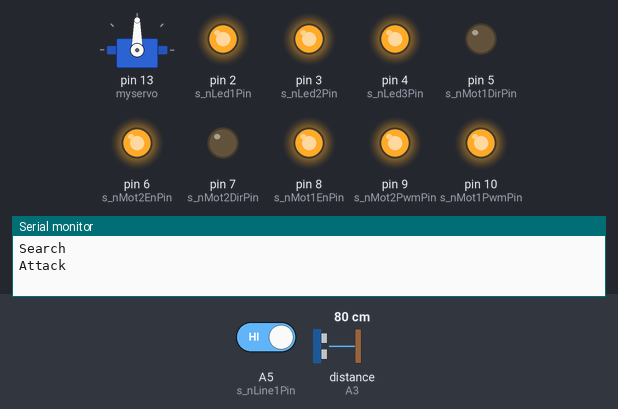
A sketch run on a simulated Arduino Uno, built with avr-gcc and run on an emulated ATmega328P. Shown: servo, output pins drawn as LEDs (lit = HIGH), the last lines printed to the serial monitor. Wiring (inferred from the names in the program): ultrasonic range finder: trigger A2; echo A3. The test bench sets the inputs (shaded band); at power-on: A5 (s_nLine1Pin) HIGH, distance to the obstacle (sensor on A3) 80 cm. The echo pulse lasts 58.3 µs per cm; pins used as bus, display or sensor lines are not drawn.

Above: at 2.8 s.
2.9 s: A5 (s_nLine1Pin) driven LOW
At 3.3 s:
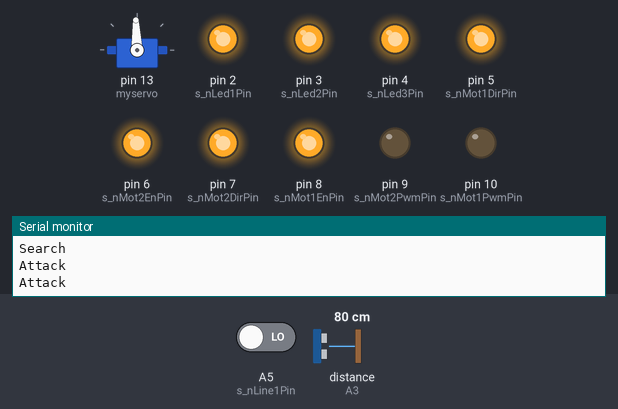
4.4 s: A5 (s_nLine1Pin) driven HIGH
At 5.5 s:
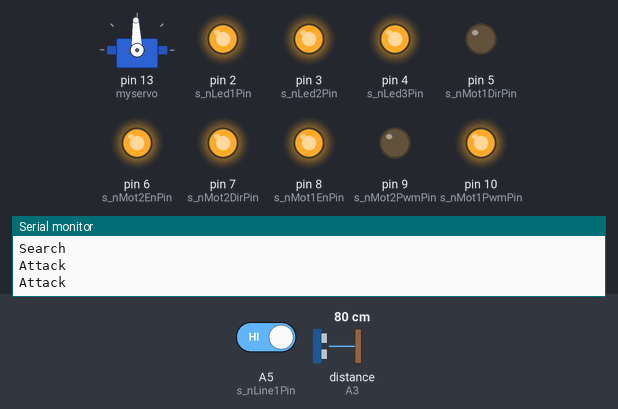
7.1 s: distance to the obstacle (sensor on A3) set to 97 cm
9.6 s: distance to the obstacle (sensor on A3) set to 105 cm
11.1 s: A5 (s_nLine1Pin) driven LOW
At 11.9 s:
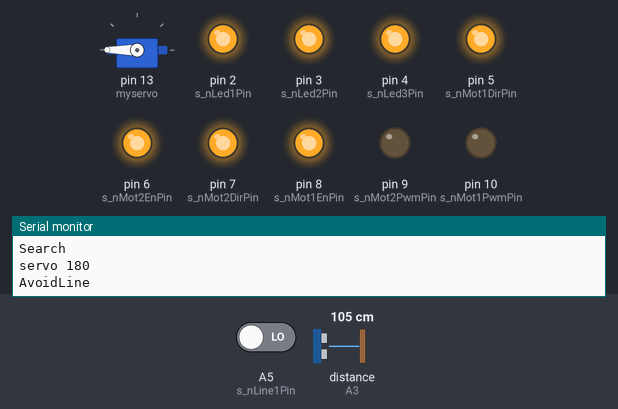
12.6 s: A5 (s_nLine1Pin) driven HIGH
At 14.6 s:
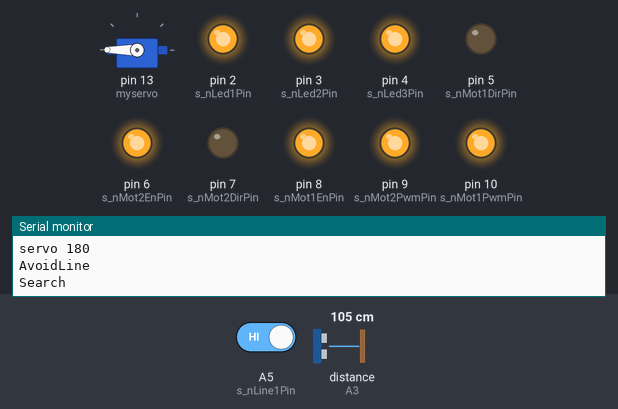
Timing chart, 0 to 16.1 s (numbered marks = the images above; inputs shaded):
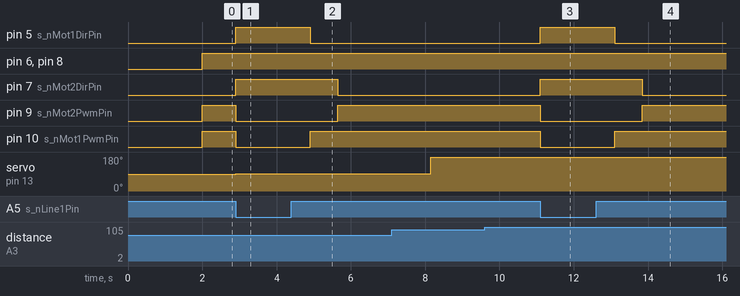

The sketch:

sumo-us-rangeTERRY.ino
```cpp
#include <Servo.h>

Servo myservo;

//int ps = 95;


// Standard Setup COde

/*
*************************************************
Ask terry about intializing s_ServoStartTime
*************************************************
*/


unsigned long s_ServoStartTime;

static const int s_searchSpeed = 255 ;
static const int s_AttackSpeed = 255;

static const int s_nMot1DirPin = 5;    // Atmega Pin 11
static const int s_nMot2DirPin = 7;    // Atmega Pin 13
static const int s_nMot1EnPin = 8;     // Atmega Pin 14
static const int s_nMot2EnPin = 6;     // Atmega Pin 12
static const int s_nMot1PwmPin = 10;   // Atmega Pin 16
static const int s_nMot2PwmPin = 9;    // Atmega Pin 15

static const int s_nLed1Pin = 2;      // Atmega Pin 4
static const int s_nLed2Pin = 3;      // Atmega Pin 5
static const int s_nLed3Pin = 4;      // Atmega Pin 6

static const int s_n38KHzEnPin = A1;  // Atmega Pin 24
//static const int s_nRange1Pin = A2;   // Atmega Pin 25
//static const int s_nRange2Pin = A3;   // Atmega Pin 26
static const int s_nRangeTriggerPin = A2;
static const int s_nRangeEchoPin = A3;

static const int s_nLine1Pin = A5;    // Atmega Pin 28
static const int s_nLine2Pin = A4;    // Atmega Pin 27

static int const s_nBatVoltPin = A0;

static volatile unsigned long s_ulRange1LowTime;
static volatile unsigned long s_ulRange1HighTime;
static volatile bool s_bRange1Valid = false;

void Drive( int nSpeed1, int nSpeed2 );

//#include <MsTimer2.h>
class CRange{ //bot detection case, by default 'CRANGE' is private
  enum { RANGE_INIT, RANGE_START, RANGE_HIGH, RANGE_TRIGGER, RANGE_MEASURE, RANGE_RESET } state;//defines these as seperate values
  unsigned long starttime;
  unsigned long endtime;
  bool ready;
  long distance;

public:
  CRange (){
    state = RANGE_INIT;
    ready = false;
  }

 void loop (){ //bot detect state machine
  switch (state){
    case RANGE_INIT:
      state = RANGE_START;
      starttime = micros();
      break;
    case RANGE_START:
      digitalWrite(s_nRangeTriggerPin, LOW);
      if (micros() >= starttime + 50){
        state = RANGE_HIGH;
        starttime = micros();
        //Serial.println( "s->HIGH" );
      }
      break;
    case RANGE_HIGH:
     digitalWrite(s_nRangeTriggerPin, HIGH);
      if (micros() >= starttime + 20){
        state = RANGE_TRIGGER;
        starttime = micros();
        //Serial.println( "s->TRIGGER" );
      }
      break;
    case RANGE_TRIGGER:
      digitalWrite(s_nRangeTriggerPin, LOW);
      // wait for echo pin to go high so we can measure it.
      if (digitalRead(s_nRangeEchoPin) == HIGH ) {
        state = RANGE_MEASURE;
        starttime = micros();
        //Serial.println( "s->MEASURE" );
      }
      else if( micros() - starttime > 1000000 ) {
        state = RANGE_RESET;
        starttime = micros();
        //Serial.println( "s->RESET" );
      }
      break;
    case RANGE_MEASURE:
      if (digitalRead(s_nRangeEchoPin) == LOW || (micros() - starttime) > 1000000){
        endtime = micros();
        distance = (endtime - starttime)/58.2;
        //Serial.print( "Distance = " );
        //Serial.println( distance );
        ready = true;
        state = RANGE_RESET;
        starttime = micros();
        //Serial.println( "s->RESET" );
      }
      break;
    case RANGE_RESET:
 //     digitalWrite( s_nRangeTriggerPin, HIGH );
      if( micros() - starttime > 100000 ) {
        state = RANGE_START;
        starttime = micros();
        //Serial.println( "s->START" );
      }
  }
 }
 long getrange(){ //what the main code looks at to get the range value
  if (ready)
    return distance;
  else
    return -1;
 }
};
CRange range;


void setup()
{
  myservo.attach(13);
// set up IR interrupts
//  PCMSK1 |= (1 << PCINT10);
//  PCICR |= (1 << PCIE1);

  pinMode( s_nMot1DirPin, OUTPUT );
  pinMode( s_nMot2DirPin, OUTPUT );
  pinMode( s_nMot1EnPin, OUTPUT );
  pinMode( s_nMot2EnPin, OUTPUT );
  pinMode( s_nMot1PwmPin, OUTPUT );
  pinMode( s_nMot2PwmPin, OUTPUT );

  pinMode( s_nLed1Pin, OUTPUT );
  pinMode( s_nLed2Pin, OUTPUT );
  pinMode( s_nLed3Pin, OUTPUT );
  digitalWrite( s_nLed1Pin, HIGH );
  digitalWrite( s_nLed2Pin, HIGH );
  digitalWrite( s_nLed3Pin, HIGH );

  pinMode( s_nRangeTriggerPin, OUTPUT );
  pinMode( s_nRangeEchoPin, INPUT ); //reading state of pin

  pinMode( s_nLine1Pin, INPUT_PULLUP );
  pinMode( s_nLine2Pin, INPUT_PULLUP );

  analogReference( DEFAULT );
  Serial.begin( 9600 );
}

void SetDrive( int nSpeed1, int nSpeed2 )
{
  if( nSpeed1 > 0 )
  {
    digitalWrite( s_nMot1DirPin, LOW );
    analogWrite( s_nMot1PwmPin, nSpeed1 );
    digitalWrite( s_nMot1EnPin, HIGH );
  }
  else if( nSpeed1 < 0 )
  {
    digitalWrite( s_nMot1DirPin, HIGH );
    analogWrite( s_nMot1PwmPin, 255 + nSpeed1 );
    digitalWrite( s_nMot1EnPin, HIGH );
  }
  else
  {
    digitalWrite( s_nMot1EnPin, LOW );
  }

  if( nSpeed2 > 0 )
  {
    digitalWrite( s_nMot2DirPin, LOW );
    analogWrite( s_nMot2PwmPin, nSpeed2 );
    digitalWrite( s_nMot2EnPin, HIGH );
  }
  else if( nSpeed2 < 0 )
  {
    digitalWrite( s_nMot2DirPin, HIGH );
    analogWrite( s_nMot2PwmPin, 255 + nSpeed2 );
    digitalWrite( s_nMot2EnPin, HIGH );
  }
  else
  {
    digitalWrite( s_nMot2EnPin, LOW );
  }
}

boolean bDetectLine1()
{
  if( digitalRead( s_nLine1Pin ) ) //line detect code here
    return false; //line detected
  else
    return true; //no line
}

boolean bDetectLine2()
{
  if( digitalRead( s_nLine2Pin ) )
    return false;
  else
    return true;
}

void StartDrive( int nSpeed1, int nSpeed2, int nMillis )
{
  unsigned long ulDriveEndMillis;

  ulDriveEndMillis = millis() + nMillis;
  SetDrive( nSpeed1, nSpeed2 );
  while( millis() < ulDriveEndMillis );
}
//may stuck in the loop and keep on doing whatever the machine is doing

void forward()
{
  SetDrive( 100, 100 );

}

void turnRight()
{
  SetDrive( 100, -100 );
  delay( 500 );
}

void turnLeft()
{
  SetDrive( -100, 100 );
  delay( 500 );
}
//
void stopBot()
{
  SetDrive( 0, 0 );
  delay( 1000 );
}

void StateMachine( boolean bInRange )
{
  static enum { sInit, sSearch, sAvoidLine, sAttack } s_state = sInit;
//initial moving, after pressing the button
  switch( s_state )
  {
    case sInit: //start of match, driving forward
      delay( 2000 );
      s_state = sSearch;
      SetDrive( s_searchSpeed, s_searchSpeed );
      Serial.println( "Search" );
      break;
    case sSearch:
      if( bDetectLine1() )
      {
        SetDrive( -s_searchSpeed, -s_searchSpeed );
        Serial.println( "AvoidLine" );
        s_state = sAvoidLine;
      }
  #if 1
      if( bInRange )
      {
        SetDrive( s_AttackSpeed, s_AttackSpeed );
        Serial.println( "Attack" );
       s_ServoStartTime= millis() + 2500;
        s_state = sAttack;
      }
 #endif
     break;
   case sAvoidLine:
     if( !bDetectLine1() )
     {
       delay( 500 );
       SetDrive( s_searchSpeed, -s_searchSpeed );
       delay( 750 );
       SetDrive( s_searchSpeed, s_searchSpeed );
       s_state = sSearch;
       Serial.println( "Search"  );
     }
     break;
   case sAttack:
      if( bDetectLine1() )
      {
        SetDrive( -s_searchSpeed, -s_searchSpeed );
        s_state = sAvoidLine;
        Serial.println( "Attack" );
        myservo.write(92);
      }
      if( !bInRange )
      {
        SetDrive( s_searchSpeed, s_searchSpeed );
        s_state = sSearch;
        Serial.println( "Search" );
        myservo.write(92);
      }
      if(millis() >= s_ServoStartTime  )
      {
        if(myservo.read() < 180 )
        {
           myservo.write(180);
           Serial.println("servo 180");
        }
      }
      else {
        if( myservo.read() > 92 )
        {
          myservo.write(92);
          Serial.println("servo 92");
        }
      }
     break;
  }
}

void loop()
{
  static boolean bLastInRange = true;
  boolean bInRange = bLastInRange;

  range.loop();

#if 0
  val = analogRead( s_nBatVolt );

  // Input voltage goes through a voltage divider network of 10K & 75K, so V = 10 * Vbat / (10 + 75)
  // The analog reference is set to 5V, val = 0 -> 0V, val = 1023 = 5V, but we are measuring after the divider
  // so the real voltage range is 5V * 85 / 10 = 42.5.
  // We will map the voltage to 0 -> 4250 hundredths of a volt or 42.50volts
  // Something should be done when the voltage drops below 11V
  val2 = map( val, 0, 1023, 0, 4250 );
  Serial.println( val2 );
#endif

#if 0
  if( s_bRange1Valid )
  {
    unsigned long ulLen = s_ulRange1HighTime - s_ulRange1LowTime;
    if( ulLen > 2 )
    {
      digitalWrite( s_nLed3Pin, ulLen > 45 ? LOW : HIGH );
      bInRange = ulLen > 45 ? true : false;
    }
    s_bRange1Valid = false;
  }
#endif
  long distance = range.getrange();
  if( distance < 0 || distance > 100)
    bInRange = false;
   else
      bInRange = true;

  StateMachine( bInRange );
  bLastInRange = bInRange;


}
```

Measured:
- after the input at 2.9 s, pin 5 (s_nMot1DirPin), pin 7 (s_nMot2DirPin): LOW → HIGH at once; pin 9 (s_nMot2PwmPin), pin 10 (s_nMot1PwmPin): HIGH → LOW at once; servo on pin 13 (myservo): 90° → 92° at once
- after the input at 4.4 s, pin 5 (s_nMot1DirPin): HIGH → LOW after 0.50 s; pin 7 (s_nMot2DirPin): HIGH → LOW after 1.3 s; pin 9 (s_nMot2PwmPin): LOW → HIGH after 1.3 s; pin 10 (s_nMot1PwmPin): LOW → HIGH after 0.50 s
- after the input at 11.1 s, pin 5 (s_nMot1DirPin), pin 7 (s_nMot2DirPin): LOW → HIGH at once; pin 9 (s_nMot2PwmPin), pin 10 (s_nMot1PwmPin): HIGH → LOW at once
- after the input at 12.6 s, pin 5 (s_nMot1DirPin): HIGH → LOW after 0.50 s; pin 7 (s_nMot2DirPin): HIGH → LOW after 1.3 s; pin 9 (s_nMot2PwmPin): LOW → HIGH after 1.3 s; pin 10 (s_nMot1PwmPin): LOW → HIGH after 0.50 s
